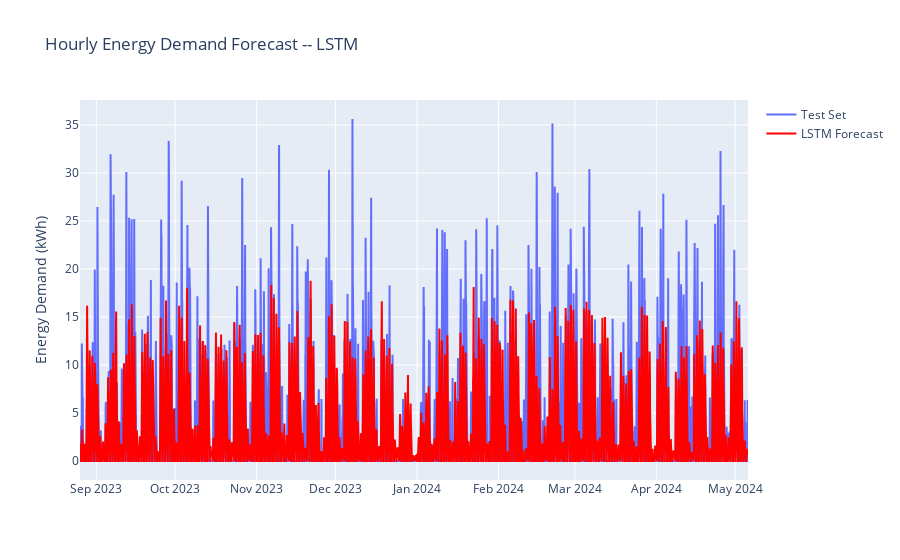

The notebook cell saved with this chart:
### Code cell
fig = go.Figure()
fig.add_trace(
    go.Scatter(x=y_test.index, y=y_test["energy_demand_kWh"], name="Test Set")
)
fig.add_trace(
    go.Scatter(x=y_test.index, y=y_test["yhat_energy_demand_kWh"], name="LSTM Forecast", line={"color":"red"})
)
fig.update_layout({"title" : f"Hourly Energy Demand Forecast -- LSTM" , "yaxis_title" : "Energy Demand (kWh)"})
fig.show()
print(f"Test Set RMSE: {root_mean_squared_error(y_test['energy_demand_kWh'], y_test['yhat_energy_demand_kWh'])} kWh")

### Figure 1 — Plotly figure (JSON) as saved in the notebook; plotly's stock layout.template omitted (floating-point values rounded to 4 significant figures; data arrays with more than 128 entries replaced by an {"elided": "..."} marker saying what was removed)
{"data": [{"name": "Test Set", "type": "scatter", "x": {"elided": "6099 str values"}, "y": {"elided": "6099 float values"}}, {"line": {"color": "red"}, "name": "LSTM Forecast", "type": "scatter", "x": {"elided": "6099 str values"}, "y": {"elided": "6099 float values"}}], "layout": {"title": {"text": "Hourly Energy Demand Forecast -- LSTM"}, "yaxis": {"title": {"text": "Energy Demand (kWh)"}}}}
